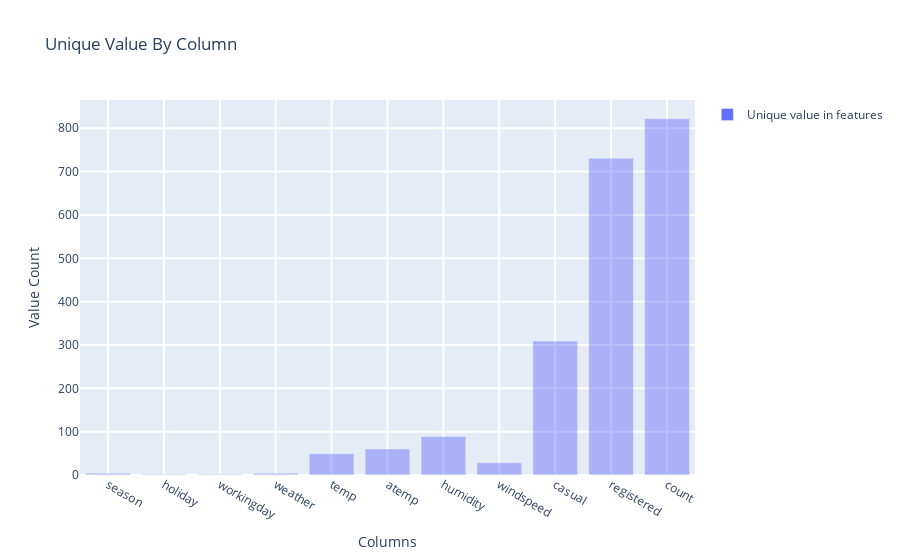

Source (notebook cell):
### Code cell
### 유니크 갯수 계산
import plotly.graph_objs as go
from plotly import tools
import plotly.offline as py
py.init_notebook_mode(connected=True)
import random

def generate_color():
    color = '#{:02x}{:02x}{:02x}'.format(*map(lambda x: random.randint(0, 255), range(3)))




train_unique = []
columns = ['season','holiday','workingday','weather','temp','atemp','humidity','windspeed','casual','registered','count']

for i in columns:
    train_unique.append(len(df[i].unique()))
unique_train = pd.DataFrame()
unique_train['Columns'] = columns
unique_train['Unique_value'] = train_unique

data = [
    go.Bar(
        x = unique_train['Columns'],
        y = unique_train['Unique_value'],
        name = 'Unique value in features',
        textfont=dict(size=20),
        marker=dict(
        line=dict(
            color= generate_color(),
            #width= 2,
        ), opacity = 0.45
    )
    ),
    ]
layout= go.Layout(
        title= "Unique Value By Column",
        xaxis= dict(title='Columns', ticklen=5, zeroline=False, gridwidth=2),
        yaxis= dict(title='Value Count', ticklen=5, gridwidth=2),
        showlegend=True
    )
fig = go.Figure(data=data, layout=layout)
py.iplot(fig, filename='skin')

### Figure 1 — Plotly figure (JSON) as saved in the notebook; plotly's stock layout.template omitted (floating-point values rounded to 4 significant figures)
{"data": [{"marker": {"opacity": 0.45}, "name": "Unique value in features", "textfont": {"size": 20}, "type": "bar", "x": ["season", "holiday", "workingday", "weather", "temp", "atemp", "humidity", "windspeed", "casual", "registered", "count"], "y": [4, 2, 2, 4, 49, 60, 89, 28, 309, 731, 822]}], "layout": {"showlegend": true, "title": {"text": "Unique Value By Column"}, "xaxis": {"gridwidth": 2, "ticklen": 5, "title": {"text": "Columns"}, "zeroline": false}, "yaxis": {"gridwidth": 2, "ticklen": 5, "title": {"text": "Value Count"}}}}
